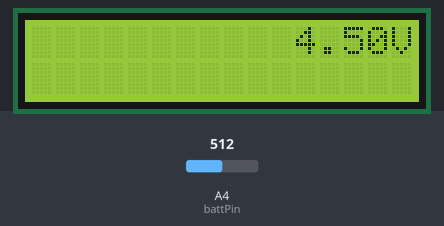
A sketch run on a simulated Arduino Uno, built with avr-gcc and run on an emulated ATmega328P. Parts: 16×2 character LCD. The inputs (shaded band) are chosen by the test bench; at power-on: A4 (battPin) = 512.

Above: at 1.2 s.
1.3 s: A4 (battPin) set to 610
At 2.8 s:
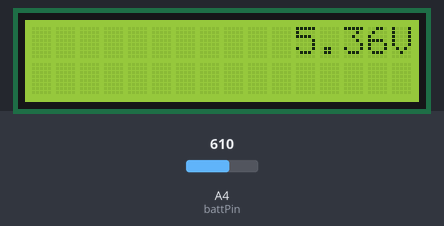
5.4 s: A4 (battPin) set to 590
At 6.7 s:
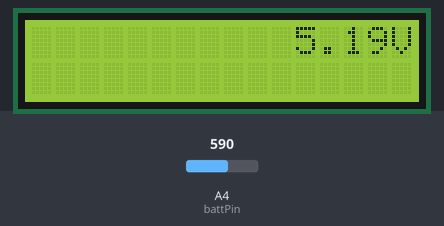
8.5 s: A4 (battPin) set to 511
At 9.4 s:
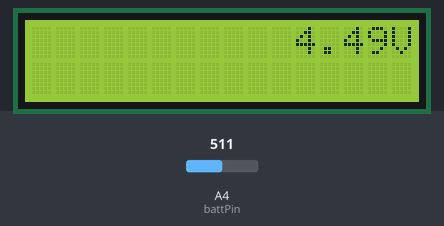
Timing chart, 0 to 11.5 s (numbered marks = the images above; inputs shaded):
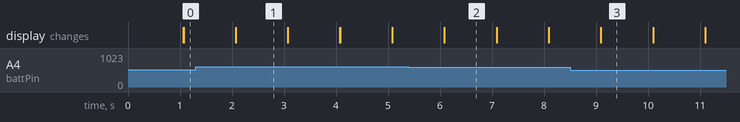

Measured:
- after the input at 1.3 s, the display: first differs from a run without the input after 0.77 s (image 1)
- after the input at 5.4 s, the display: first differs from a run without the input after 0.68 s (image 2)
- after the input at 8.5 s, the display: first differs from a run without the input after 0.60 s (image 3)
- what the display in image 1 shows lasts 1.0 s, from 2.1 s to 3.1 s

The sketch:

voltmetre.ino
```cpp
#include <LiquidCrystal.h>

int battPin = A4;

LiquidCrystal lcd(3, 8, 12, 13, 16, 17);

void setup()
{
  lcd.begin(16,2);
  pinMode(battPin, INPUT);
}

void loop()
{
  int voltReading = analogRead(battPin);
  float volts = (voltReading/113.7);
  lcd.setCursor(11,0);
  lcd.print(volts);
  lcd.print("V");
  delay(1000);
  lcd.clear();
}
```

Moteurs.cpp
```cpp
#include "Moteurs.h"

Moteurs::Moteurs(int ENA, int IN1, int IN2, int ENB, int IN3, int IN4)
{
   pinMode(ENA, OUTPUT);
   pinMode(IN1, OUTPUT);
   pinMode(IN2, OUTPUT);
   pinMode(ENB, OUTPUT);
   pinMode(IN3, OUTPUT);
   pinMode(IN4, OUTPUT);

   analogWrite(ENA, 0);
   analogWrite(ENB, 0);
   avant();

   _ENA = ENA;
   _IN1 = IN1;
   _IN2 = IN2;
   _ENB = ENB;
   _IN3 = IN3;
   _IN4 = IN4;
   roule = false;

}

void Moteurs::arriere()
{
  //Marche arrière
  digitalWrite(_IN1,LOW);
  digitalWrite(_IN2,HIGH);
  digitalWrite(_IN3,HIGH);
  digitalWrite(_IN4,LOW);
 }

void Moteurs::avant()
{
  //Marche avant
  digitalWrite(_IN1,HIGH);
  digitalWrite(_IN2,LOW);
  digitalWrite(_IN3,LOW);
  digitalWrite(_IN4,HIGH);
 }


void Moteurs::vitesseNormale()
{
  //Vitesse de croisière
  analogWrite(_ENA, 140);
  analogWrite(_ENB, 160);
}

void Moteurs::droite()
{
   analogWrite(_ENB, 220);
   analogWrite(_ENA, 100);
}

void Moteurs::gauche()
{
   analogWrite(_ENA, 220);
   analogWrite(_ENB, 100);
}

void Moteurs::arret()
{
  roule = false;
}

void Moteurs::rouler()
{
  roule = true;
}
```

Moteurs.h
```cpp
#ifndef MOTEURS_H
#define MOTEURS_H

#include <Arduino.h>

class Moteurs
{
   public:
    Moteurs(int ENA, int IN1, int IN2, int ENB, int IN3, int IN4);
    void arriere();
    void avant();
    void vitesseNormale();
    void droite();
    void gauche();
    void arret();
    void rouler();
    bool roule;
   private:
     int _ENA;
     int _IN1;
     int _IN2;
     int _ENB;
     int _IN3;
     int _IN4;

};

#endif
```

ServoTank.cpp
```cpp
#include "ServoTank.h"


ServoTank::ServoTank(int servoPin){
    Servo _servo;
   _servoPin = servoPin;
   _servo.attach(_servoPin);

}

void ServoTank::servoDroite(int angle){
   _servo.write(angle);
}

void ServoTank::servoGauche(int angle){
   _servo.write(angle);
}
```

ServoTank.h
```cpp
#ifndef SERVO_TANK_H
#define SERVO_TANK_H

#include <Arduino.h>
#include <Servo.h>

class ServoTank
{
   public:
   ServoTank(int servoPin);
   void servoDroite(int angle);
   void servoGauche(int angle);

   private:
   int _servoPin;
   Servo _servo;
};

#endif
```

canon.cpp
```cpp
#include "canon.h"

Canon::Canon(int canonPin){
  pinMode(canonPin, OUTPUT);
  _canonPin = canonPin;
}
void Canon::tire()
{
  digitalWrite(_canonPin, HIGH);
}

void Canon::desarme()
{
  digitalWrite(_canonPin , LOW);
}
```

canon.h
```cpp
#ifndef CANON_H
#define CANON_H

#include <Arduino.h>

class Canon
{
  public:
   Canon(int canonPin);
   void tire();
   void desarme();
   int getCanon();
  private:
   int _canonPin;
};
#endif
```

mic.cpp
```cpp
#include "mic.h"
int micVal = 0;

Mic::Mic(int micPin){
  pinMode(micPin, INPUT);
  _micPin = micPin;
}

void Mic::readMicrophone(){
   micVal = analogRead(_micPin);
   Serial.print(F("mic val ")); Serial.println(micVal);
   if (micVal > 600) {
   Serial.println("mic detected");
   }
}
```

mic.h
```cpp
#ifndef MIC_H
#define MIC_H

#include <Arduino.h>

class Mic{
  public:
  Mic(int micPin);
  void readMicrophone();

  private:
  int _micPin;
};

#endif
```
